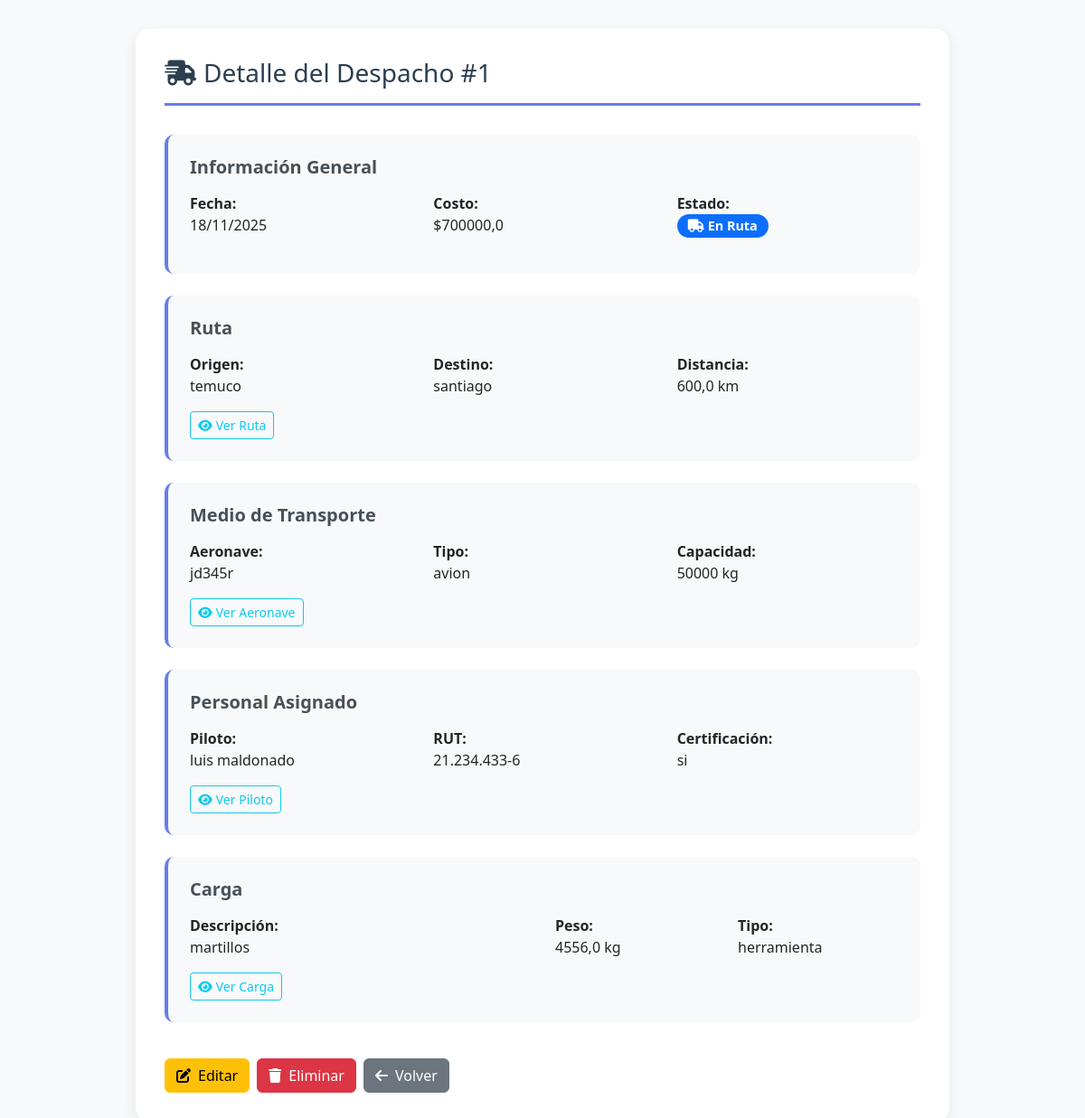
Page /transporte/despachos/1/ on the committed database.
### transporte/models.py (models this page shows, shortened)
class Despacho(models.Model):
    id = models.AutoField(primary_key=True)
    fecha_despacho = models.DateField()
    estado = models.CharField(
        max_length=20,
        choices=ESTADO_DESPACHO_CHOICES,
        default='PENDIENTE'
    )
    costo_envio = models.FloatField()
    ruta = models.ForeignKey(Ruta, on_delete=models.PROTECT, related_name='despachos')
    vehiculo = models.ForeignKey(
        Vehiculo,
        on_delete=models.PROTECT,
        related_name='despachos',
        null=True, blank=True
    )
    conductor = models.ForeignKey(
        Conductor,
        on_delete=models.PROTECT,
        related_name='despachos',
        null=True, blank=True
    )
    aeronave = models.ForeignKey(
        Aeronave,
        on_delete=models.PROTECT,
        related_name='despachos',
        null=True, blank=True
    )
    piloto = models.ForeignKey(
        Piloto,
        on_delete=models.PROTECT,
        related_name='despachos',
        null=True, blank=True
    )
    carga = models.OneToOneField(
        Carga,
        on_delete=models.PROTECT,
        related_name='despacho',
        null=True, blank=True
    )

class Ruta(models.Model):
    id = models.AutoField(primary_key=True)
    origen = models.CharField(max_length=100)
    destino = models.CharField(max_length=100)
    tipo_transporte = models.CharField(
        max_length=15,
        choices=TIPO_TRANSPORTE_CHOICES,
        default='TERRESTRE'
    )
    distancia_km = models.FloatField()

class Aeronave(models.Model):
    id = models.AutoField(primary_key=True)
    matricula = models.CharField(max_length=15, unique=True)
    tipo_aeronave = models.CharField(max_length=50)
    capacidad_kg = models.IntegerField()
    activo = models.BooleanField(default=True)

class Piloto(models.Model):
    id = models.AutoField(primary_key=True)
    nombre = models.CharField(max_length=100)
    rut = models.CharField(max_length=12, unique=True)
    certificacion = models.CharField(max_length=50)
    activo = models.BooleanField(default=True)

class Carga(models.Model):
    id = models.AutoField(primary_key=True)
    descripcion = models.CharField(max_length=255)
    peso_kg = models.FloatField()
    tipo_mercancia = models.CharField(max_length=50)
    valor_estimado = models.DecimalField(max_digits=10, decimal_places=2)
    cliente = models.ForeignKey(Cliente, on_delete=models.CASCADE, related_name='cargas')

### transporte/views.py (the view)
# urls.py: path('despachos/<int:pk>/', views.despacho_detalle, name='despacho_detalle'),
def despacho_detalle(request, pk):
    despacho = get_object_or_404(Despacho, pk=pk)
    return render(request, "transporte/despachos/detalle_despacho.html", {"despacho": despacho})

### transporte/templates/transporte/despachos/detalle_despacho.html (shortened to what this page needs)
{% load static %}
<!DOCTYPE html>
<html lang="es">
<head>
    <link href="https://cdn.jsdelivr.net/npm/bootstrap@5.3.2/dist/css/bootstrap.min.css" rel="stylesheet">
    <link rel="stylesheet" href="https://cdnjs.cloudflare.com/ajax/libs/font-awesome/6.0.0/css/all.min.css">
</head>
<body>
    <div class="container">
        <div class="detail-container">
            <h3 class="detail-title">
                <i class="fas fa-shipping-fast me-2"></i>Detalle del Despacho #{{ despacho.id }}
            </h3>
            <div class="info-card">
                <h5 class="section-title">Información General</h5>
                <div class="row">
                    <div class="col-md-4 mb-3">
                        <strong>Fecha:</strong>
                        <div>{{ despacho.fecha_despacho|date:"d/m/Y" }}</div>
                    </div>
                    <div class="col-md-4 mb-3">
                        <strong>Costo:</strong>
                        <div>${{ despacho.costo_envio }}</div>
                    </div>
                    <div class="col-md-4 mb-3">
                        <strong>Estado:</strong>
                        <div>
                            {% if despacho.estado == "PENDIENTE" %}
                                <span class="badge bg-warning badge-estado">
                                    <i class="fas fa-clock me-1"></i>Pendiente
                                </span>
                            {% elif despacho.estado == "EN RUTA" %}
                                <span class="badge bg-primary badge-estado">
                                    <i class="fas fa-truck me-1"></i>En Ruta
                                </span>
                            {% else %}
                                <span class="badge bg-success badge-estado">
                                    <i class="fas fa-check me-1"></i>Entregado
                                </span>
                            {% endif %}
                        </div>
                    </div>
                </div>
            </div>
            <div class="info-card">
                <h5 class="section-title">Ruta</h5>
                <div class="row">
                    <div class="col-md-4 mb-3">
                        <strong>Origen:</strong>
                        <div>{{ despacho.ruta.origen }}</div>
                    </div>
                    <div class="col-md-4 mb-3">
                        <strong>Destino:</strong>
                        <div>{{ despacho.ruta.destino }}</div>
                    </div>
                    <div class="col-md-4 mb-3">
                        <strong>Distancia:</strong>
                        <div>{{ despacho.ruta.distancia_km }} km</div>
                    </div>
                </div>
                <a href="{% url 'transporte:ruta_detalle' despacho.ruta.id %}" class="btn btn-outline-info btn-sm">
                    <i class="fas fa-eye me-1"></i>Ver Ruta
                </a>
            </div>
            <div class="info-card">
                <h5 class="section-title">Medio de Transporte</h5>
                {% if despacho.vehiculo %}
                    <div class="row">
                        <div class="col-md-4 mb-3">
                            <strong>Vehículo:</strong>
                            <div>{{ despacho.vehiculo.patente }}</div>
                        </div>
                        <div class="col-md-4 mb-3">
                            <strong>Tipo:</strong>
                            <div>{{ despacho.vehiculo.tipo_vehiculo }}</div>
                        </div>
                        <div class="col-md-4 mb-3">
                            <strong>Capacidad:</strong>
                            <div>{{ despacho.vehiculo.capacidad_kg }} kg</div>
                        </div>
                    </div>
                    <a href="{% url 'transporte:vehiculo_detalle' despacho.vehiculo.id %}" class="btn btn-outline-info btn-sm">
                        <i class="fas fa-eye me-1"></i>Ver Vehículo
                    </a>
                {% elif despacho.aeronave %}
                    <div class="row">
                        <div class="col-md-4 mb-3">
                            <strong>Aeronave:</strong>
                            <div>{{ despacho.aeronave.matricula }}</div>
                        </div>
                        <div class="col-md-4 mb-3">
                            <strong>Tipo:</strong>
                            <div>{{ despacho.aeronave.tipo_aeronave }}</div>
                        </div>
                        <div class="col-md-4 mb-3">
                            <strong>Capacidad:</strong>
                            <div>{{ despacho.aeronave.capacidad_kg }} kg</div>
                        </div>
                    </div>
                    <a href="{% url 'transporte:aeronave_detalle' despacho.aeronave.id %}" class="btn btn-outline-info btn-sm">
                        <i class="fas fa-eye me-1"></i>Ver Aeronave
                    </a>
                {% else %}
                    <p class="text-muted mb-0">No se ha asignado vehículo ni aeronave.</p>
                {% endif %}
            </div>
            <div class="info-card">
                <h5 class="section-title">Personal Asignado</h5>
                {% if despacho.conductor %}
                    <div class="row">
                        <div class="col-md-4 mb-3">
                            <strong>Conductor:</strong>
                            <div>{{ despacho.conductor.nombre }}</div>
                        </div>
                        <div class="col-md-4 mb-3">
                            <strong>RUT:</strong>
                            <div>{{ despacho.conductor.rut }}</div>
                        </div>
                        <div class="col-md-4 mb-3">
                            <strong>Licencia:</strong>
                            <div>{{ despacho.conductor.licencia }}</div>
                        </div>
                    </div>
                    <a href="{% url 'transporte:conductor_detalle' despacho.conductor.id %}" class="btn btn-outline-info btn-sm">
                        <i class="fas fa-eye me-1"></i>Ver Conductor
                    </a>
                {% elif despacho.piloto %}
                    <div class="row">
                        <div class="col-md-4 mb-3">
                            <strong>Piloto:</strong>
                            <div>{{ despacho.piloto.nombre }}</div>
                        </div>
                        <div class="col-md-4 mb-3">
                            <strong>RUT:</strong>
                            <div>{{ despacho.piloto.rut }}</div>
                        </div>
                        <div class="col-md-4 mb-3">
                            <strong>Certificación:</strong>
                            <div>{{ despacho.piloto.certificacion }}</div>
                        </div>
                    </div>
                    <a href="{% url 'transporte:piloto_detalle' despacho.piloto.id %}" class="btn btn-outline-info btn-sm">
                        <i class="fas fa-eye me-1"></i>Ver Piloto
                    </a>
                {% else %}
                    <p class="text-muted mb-0">No se ha asignado personal.</p>
                {% endif %}
            </div>
            <div class="info-card">
                <h5 class="section-title">Carga</h5>
                {% if despacho.carga %}
                    <div class="row">
                        <div class="col-md-6 mb-3">
                            <strong>Descripción:</strong>
                            <div>{{ despacho.carga.descripcion }}</div>
                        </div>
                        <div class="col-md-3 mb-3">
                            <strong>Peso:</strong>
                            <div>{{ despacho.carga.peso_kg }} kg</div>
                        </div>
                        <div class="col-md-3 mb-3">
                            <strong>Tipo:</strong>
                            <div>{{ despacho.carga.tipo_mercancia }}</div>
                        </div>
                    </div>
                    <a href="{% url 'transporte:carga_detalle' despacho.carga.id %}" class="btn btn-outline-info btn-sm">
                        <i class="fas fa-eye me-1"></i>Ver Carga
                    </a>
                {% else %}
                    <p class="text-muted mb-0">No hay carga asignada.</p>
                {% endif %}
            </div>
            <div class="d-flex gap-2 pt-3">
                <a href="{% url 'transporte:despacho_editar' despacho.id %}" class="btn btn-warning">
                    <i class="fas fa-edit me-2"></i>Editar
                </a>
                <a href="{% url 'transporte:despacho_eliminar' despacho.id %}" class="btn btn-danger">
                    <i class="fas fa-trash me-2"></i>Eliminar
                </a>
                <a href="{% url 'transporte:despachos_listado' %}" class="btn btn-secondary">
                    <i class="fas fa-arrow-left me-2"></i>Volver
                </a>
            </div>
        </div>
    </div>
</body>
</html>

### transporte/templates/transporte/despachos/detalle_despacho.html (style rules this page uses)
body { background: #f8f9fa; }
.detail-container { max-width: 900px; margin: 2rem auto; background: white; padding: 2rem; border-radius: 15px; box-shadow: 0 5px 15px rgba(0,0,0,.08); }
.detail-title { color: #2c3e50; border-bottom: 3px solid #667eea; padding-bottom: 1rem; margin-bottom: 2rem; }
.info-card { background: #f8f9fa; padding: 1.5rem; border-radius: 10px; border-left: 4px solid #667eea; margin-bottom: 1.5rem; }
.badge-estado { padding: 6px 12px; border-radius: 20px; font-size: 0.9rem; }
.section-title { color: #495057; font-weight: 600; margin-bottom: 1rem; }

### rows in the picture
Despacho: id "1", fecha_despacho "18/11/2025", costo_envio "700000,0", ruta.origen "temuco", ruta.destino "santiago", ruta.distancia_km "600,0", aeronave.matricula "jd345r", aeronave.tipo_aeronave "avion", aeronave.capacidad_kg "50000", piloto.nombre "luis maldonado", piloto.rut "21.234.433-6", piloto.certificacion "si", carga.descripcion "martillos", carga.peso_kg "4556,0", carga.tipo_mercancia "herramienta"
